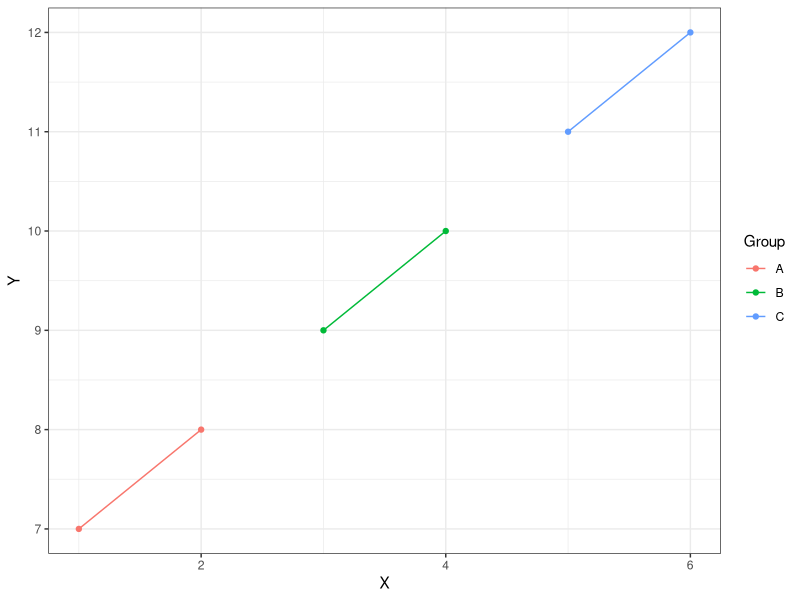

Write the R code that produced this figure. (Note: this script raises an error after producing the figure.)
## ---- chunk 1
knitr::opts_chunk$set(echo = TRUE)
## ---- chunk 2
suppressMessages(library(tidyverse))
## ---- chunk 3
#' Create a Scatterplot with Grouping
#'
#' This function creates a scatterplot with grouping based on a specified variable.
#'
#' @param data A data frame containing the dataset to be plotted. Named "data" as it is the data frame that you are using to create the plot.
#' @param group_var A character string specifying the variable used for grouping the data. Named "group_var" as it is the variable that you are grouping by.
#' @param x_var A numeric variable for the x-axis of the scatterplot. Named "x_var" as it is the variable that goes on the x-axis.
#' @param y_var A numeric variable for the y-axis of the scatterplot. Named "y_var" as it is the variable that goes on the y-axis.
#'
#' @return A scatterplot with grouping based on the specified variable.
#'
#' @examples
#' createScatterplot(your_data_frame, "Group Column", "X Column", "Y Column")
#'
#' @import ggplot2 dplyr
createScatterplot <- function(data, group_var, x_var, y_var) {
  
  # Check if group_var is character
  if (!is.character(data %>% pull({{group_var}}))) {
    stop("group_var must be a character variable.")
  }
  
  # Check if x_var is numeric
  if (!is.numeric(data%>% pull({{x_var}}))) {
    stop("x_var must be a numeric variable.")
  }
  
  # Check if y_var is numeric
  if (!is.numeric(data %>% pull({{y_var}}))) {
    stop("y_var must be a numeric variable.")
  }
  
  # Groups data by a variable
  data_grouped <- data %>%
    group_by({{group_var}})
  
  # Filters out any NA values
  data_filtered <- data_grouped %>%
    filter(!is.na({{y_var}}))
  
  # Plots graph
  ggplot(data_filtered, aes(x = {{x_var}}, y = {{y_var}}, color = {{group_var}})) +
    geom_point() +
    geom_line() +
    theme_bw()
}
## ---- chunk 4
# This code creates a custom dataset to use as an example
custom_data <- data.frame(
  Group = c("A", "A", "B", "B", "C", "C"),
  Group2 = c(1, 2, 1, 2, 1, 2),
  X = c(1, 2, 3, 4, 5, 6),
  Y = c(7, 8, 9, 10, 11, 12)
)

print(custom_data)
## ---- chunk 5
# Let's use our function
createScatterplot(custom_data, Group, X, Y)

## ---- chunk 6
# Let's use our function, but with a non-character variable as our group_var
createScatterplot(custom_data, Group2, X, Y)
## ---- chunk 7
suppressMessages(library(testthat))
## ---- chunk 8
test_that("createScatterplot function tests", {
  
  # Test 1: Vector with no NA's
  data1 <- data.frame(
    Group = c("A", "A", "B", "B", "C", "C"),
    X = c(1, 2, 3, 4, 5, 6),
    Y = c(7, 8, 9, 10, 11, 12)
  )
  plot1 <- createScatterplot(data1, Group, X, Y)
  expect_true(!is.null(plot1), info = "Test 1 failed.")
  
  # Test 2: Vector with NA's
  data2 <- data.frame(
    Group = c("A", "A", "B", "B", "C", "C"),
    X = c(1, 2, 3, NA, 5, 6),
    Y = c(7, 8, 9, 10, 11, NA)
  )
  plot2 <- createScatterplot(data2, Group, X, Y)
  expect_true(!is.null(plot2), info = "Test 2 failed.")
  
  # Test 3: Vector of a different type
  data3 <- data.frame(
    Group = c("A", "A", "B", "B", "C", "C"),
    X = c(1, 2, 3, 4, 5, 6),
    Y = c("A", "B", "C", "D", "E", "F")
  )
  expect_error(createScatterplot(data3, Group, X, Y), "y_var must be a numeric variable.", info = "Test 3 failed.")
  
  # Test 4: Vector of length 0
  data4 <- data.frame(
    Group = character(0),
    X = numeric(0),
    Y = numeric(0)
  )
  plot4 <- createScatterplot(data4, Group, X, Y)
  expect_true(!is.null(plot4), info = "Test 4 failed.")

})
